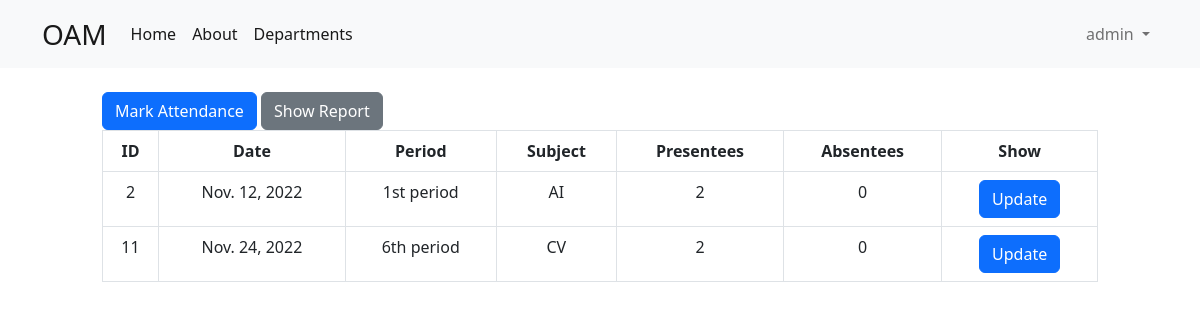
/show_attendance/CSM-A/ (signed in), run on an earlier commit of the app's database.
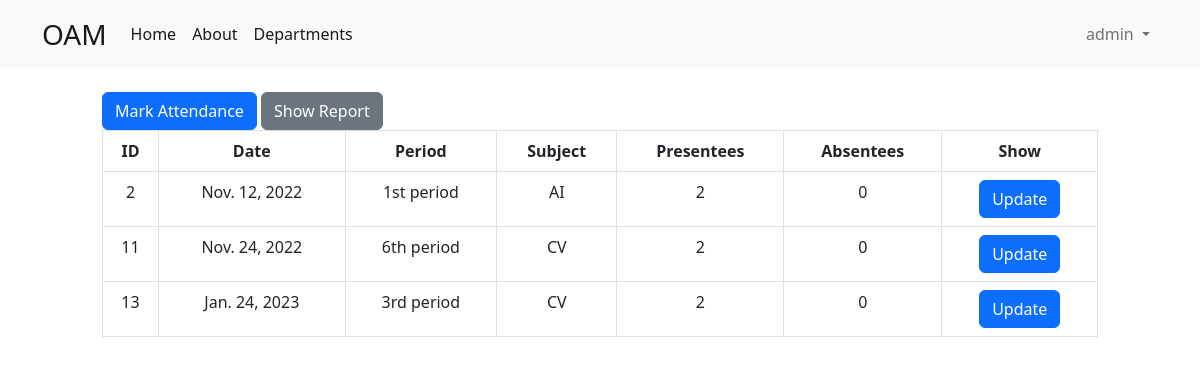
And on a later commit of the database.
### att/models.py (models this page shows, shortened)
class Subject(models.Model):
    name = models.CharField(max_length=50)
    short_name = models.CharField(max_length=50, default='X')

class Period(models.Model):
    date        = models.DateField(default = timezone.now)
    hour        = models.CharField(max_length = 15, choices = time_slots)
    def __str__(self):
        return f" {self.hour} on {self.date}"

### att/views.py (the view)
@login_required
@faculty_login_required
def show_attendance(request, section_name):
    section     = Section.objects.get(name = section_name)
    periods     = section.periods.all()
    section_attendance = Attendance.objects.filter(section=section)
    ids, hours, dates, subjects, presentees, absentees = [], [], [], [], [], []
    for each_period in periods:
        student_attendance = section_attendance.filter(period = each_period).all()
        try:
            subjects.append(student_attendance.first().subject.short_name)
        except:
            continue
        print(student_attendance)
        ids.append(each_period.id)
        dates.append(each_period.date)
        hours.append(each_period.hour)
        p, a = 0, 0
        for each_student in student_attendance:
            if each_student.student_status == 'Present':
                p += 1
            else:
                a += 1
        presentees.append(p)
        absentees.append(a)
    print(ids, dates, hours, subjects, absentees)
    return render(request, 'show_periods.html', {
        'periods' : zip(
                        ids,
                        dates,
                        hours,
                        subjects,
                        presentees,
                        absentees
                    ),
         'section' : section,
    })

### att/models.py (called while the page is built)
    def __str__(self):
        return self.name

    def __str__(self) -> str:
        return f"{self.student.user.first_name} {self.student.user.last_name} is {self.student_status} for {self.period}"

### templates/show_periods.html
{% extends 'base.html' %}
{% block body %}
<div class="row justify-content-center">
    <div class="col-10">
        <a
            href="/mark_attendance/{{ section }}/new/"
            class="btn btn-primary"
        >
            Mark Attendance
        </a>
        <a
            href="{% url 'show report' section %}"
            class="btn btn-secondary"
        >
            Show Report
        </a>
        <div class="flex flex-col">
            <table class="min-w-full border text-center table table-hover table-bordered">
                <thead class="border-b">
                    <tr>
                        <th scope="col">ID          </th>
                        <th scope="col">Date        </th>
                        <th scope="col">Period      </th>
                        <th scope="col">Subject     </th>
                        <th scope="col">Presentees  </th>
                        <th scope="col">Absentees   </th>
                        <th scope="col">Show        </th>
                    </tr>
                </thead>
                <tbody>
                    {% for id, date, hour, subject, presentee, absentee in periods %}
                        <tr class="border-b">
                            <td scope="row">
                                {{ id }}
                            </td>
                            <td >
                                {{ date }}
                            </td>
                            <td >
                                {{ hour }}
                            </td>
                            <td >
                                {{ subject }}
                            </td>
                            <td >
                                {{ presentee }}
                            </td>
                            <td >
                                {{ absentee }}
                            </td>
                            <td>
                                <a
                                    href="/update_attendance/{{ section }}/{{ id }}/"
                                    class = "btn btn-primary"
                                >
                                    Update
                                </a>
                            </td>
                        </tr>
                    {% endfor %}
                </tbody>
            </table>
        </div>
    </div>
</div>
{% endblock body %}

What changed in the data, as far as the page shows it:
added Period: periods "Jan. 24, 2023", periods "3rd period"
Also different on the page:
new list line: "13 2 0 Update"
new list line: "CV"
